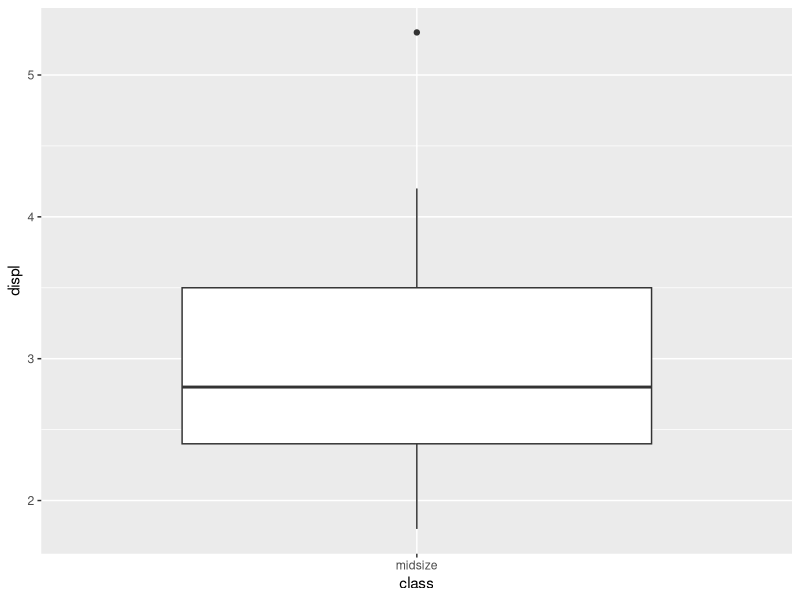
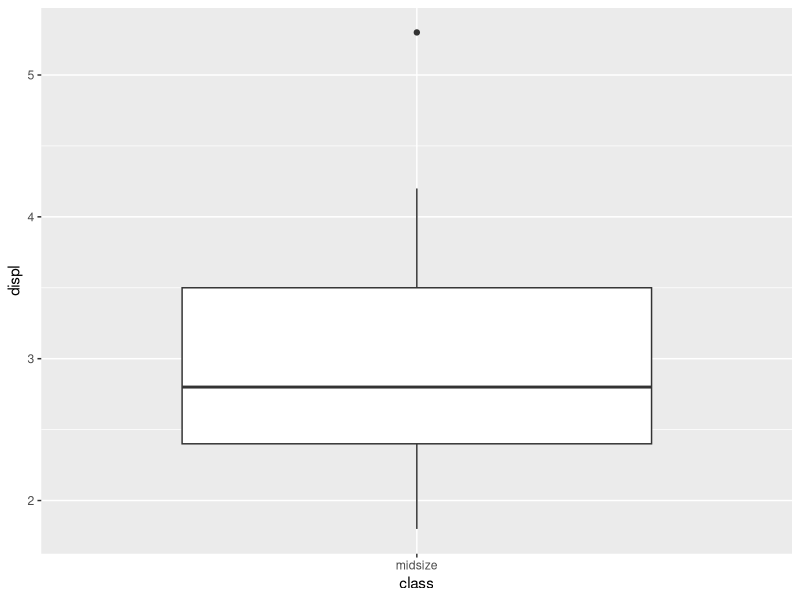
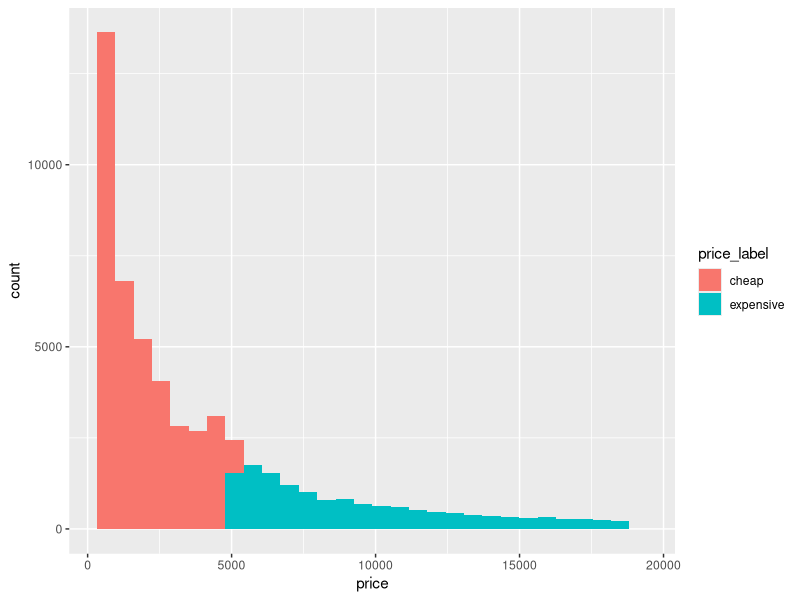
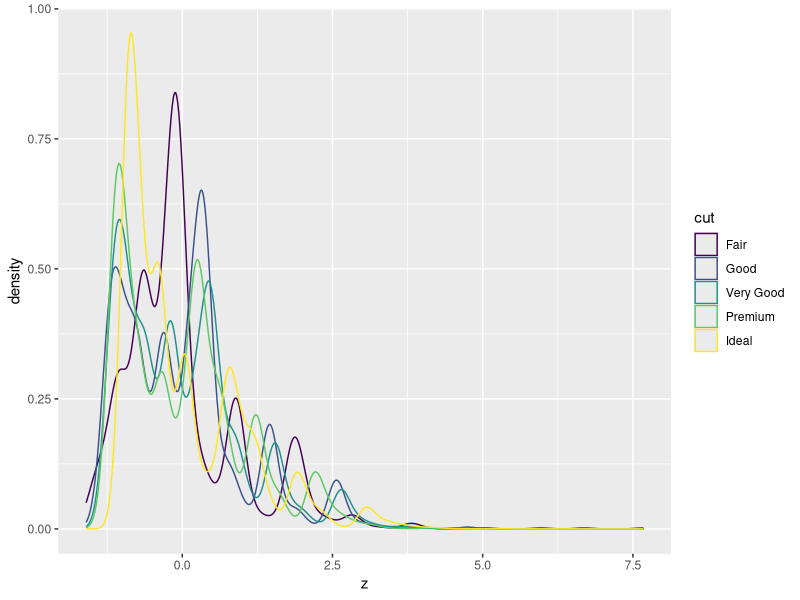

Recreate these plots in R, in order.
## ---- chunk 1
library(tidyverse)

mpg_df <- mpg

## ---- chunk 2
mpg_df %>% filter(year == 1999)
## ---- chunk 3
mpg_df %>% filter(year==1999) %>% dim()
## ---- chunk 4
mpg_df %>% filter(class=='midsize')
## ---- chunk 5
mpg_df %>% filter(year == 1999 & cty > 18)
## ---- chunk 6
mpg_df %>% filter(manufacturer=='chevrolet' | class=='suv')
## ---- chunk 7
mpg_df %>% filter( (manufacturer=='chevrolet' | class=='suv') & hwy < 20) 
## ---- chunk 8
mpg_df %>% filter(str_detect(model,'4wd')) 
## ---- chunk 9
mpg_df %>% filter(cyl %in% c(4,5,6))
## ---- chunk 10
mpg %>% filter(is.na(year))
## ---- chunk 11
mpg %>% filter( complete.cases(.) )
## ---- chunk 12
mpg %>% filter( !complete.cases(.) )
## ---- chunk 13
mpg_df %>% select(model, displ, hwy)
## ---- chunk 14
mpg_df %>% select(-model, -year)
## ---- chunk 15
mpg_df %>% select(1,5,11)
## ---- chunk 16
mpg_df %>% select(1,3, cty, hwy)
## ---- chunk 17
mpg_df %>% select(contains('y'))
## ---- chunk 18
mpg_df %>% select(starts_with('c'))
## ---- chunk 19
mpg_df %>% select( 2, 1, class, contains('y'))
## ---- chunk 20
mpg_df %>% select(class,displ,year,everything())
## ---- chunk 21
mpg_df %>% arrange(displ)
## ---- chunk 22
mpg_df %>% arrange(manufacturer, displ, cty )
## ---- chunk 23
mpg_df %>% arrange(desc(hwy))
## ---- chunk 24
mpg_df %>% filter(class=='midsize') %>% 
  select(class,manufacturer,displ,year) %>% 
  arrange(displ)
## ---- chunk 25
mpg_slim <- mpg_df %>% 
  filter(class=='midsize') %>% 
  select(class,manufacturer,displ,year) %>% 
  arrange(displ)

## ---- chunk 26
 mpg_df %>% 
  filter(class=='midsize') %>% 
  select(class,manufacturer,displ,year) %>% 
  arrange(displ) %>% 
  ggplot(aes(x=class,y=displ)) + geom_boxplot()
## ---- chunk 27

#first create smaller dataset
mpg_slim <- mpg_df %>% 
  filter(class=='midsize') %>% 
  select(class,manufacturer,displ,year) %>% 
  arrange(displ)

#then plot the distribution of engine volumes of 'midsize' cars
mpg_slim %>% ggplot(aes(x=class,y=displ)) + geom_boxplot()
## ---- chunk 28

diamond_df <- ggplot2::diamonds

## ---- chunk 29
diamond_df %>% select(-x, -y, -z) %>% mutate(AUD = price * 1.25)
## ---- chunk 30
diamond_df %>% select(-x,-y,-z) %>% mutate(ppc = price/carat) 
## ---- chunk 31
diamond_df %>% 
  select(-x,-y,-z) %>% 
  mutate(grams = 0.2 * carat) %>% 
  mutate(AUD = price * 1.25) %>% 
  mutate(aud_per_gram  = AUD/grams)
## ---- chunk 32
diamond_df %>% select(-x,-y,-z) %>% 
  mutate(price_label = ifelse(price > 5000, 'expensive', 'cheap'))
## ---- chunk 33
diamond_df %>% select(-x,-y,-z) %>% 
  mutate(price_label = ifelse(price > 5000,'expensive','cheap')) %>% 
  ggplot(aes(x=price, fill = price_label)) + 
  geom_histogram()

## ---- chunk 34
diamond_df %>% 
  select(clarity) %>% 
  mutate(clarity_group = case_when(clarity == 'IF' ~ 'flawless',
                                   str_detect(clarity, 'VVS') ~ 'VV_slight',
                                   str_detect(clarity, 'VS') ~ 'V_slight',
                                   str_detect(clarity, 'SI') ~ 'slight',
                                   clarity == 'I1' ~ 'impurity',
                                   TRUE ~ 'other'))

## ---- chunk 35

diamond_df %>% summarize(mean_price = mean(price))

## ---- chunk 36

diamond_df %>% summarize(mean_price = mean(price),
                         sd_price = sd(price),
                         min_price = min(price),
                         max_price = max(price))

## ---- chunk 37
diamond_df %>% summarize(mean_price = mean(price),
                         sd_price = sd(price),
                         min_price = min(price),
                         max_price = max(price),
                         n_rows = n())

## ---- chunk 38
diamond_df %>% str()
## ---- chunk 39
diamond_df %>% group_by(cut) %>% str()
## ---- chunk 40

diamond_df %>% group_by(clarity) %>% 
  summarize(mean_price = mean(price),
            sd_price = sd(price),
            min_price = min(price),
            max_price = max(price),
            n_rows = n())

## ---- chunk 41
diamond_df %>% 
  group_by(clarity, cut) %>% 
  summarize(mean_price = mean(price),
            sd_price = sd(price),
            min_price = min(price),
            max_price = max(price),
            n_rows = n())

## ---- chunk 42
diamond_df %>% select(-x,-y,-z) %>% 
  group_by(cut) %>% 
  mutate(cut_meanprice = mean(price))
## ---- chunk 43
diamond_df %>% select(-x,-y,-z) %>% 
  group_by(cut) %>% 
  mutate(cut_meanprice = mean(price)) %>% 
  mutate(price_diff    = price - cut_meanprice) 

## ---- chunk 44
diamond_df %>% count(cut)
## ---- chunk 45
diamond_df %>% count(cut,clarity)
## ---- chunk 46
diamond_df %>% sample_n(10)
## ---- chunk 47
diamond_df %>% group_by(cut) %>% sample_n(2)
## ---- chunk 48
diamond_df %>% group_by(clarity) %>% summarize(maxPrice = max(price))
## ---- chunk 49
diamond_df %>% group_by(cut) %>% summarize(sdWt = sd(carat)) 

## ---- chunk 50
weight_z <- diamond_df %>% group_by(cut) %>% 
  mutate(meanWt=mean(carat), 
         sdWt = sd(carat),
         z = (carat - meanWt)/sdWt) 
## ---- chunk 51
weight_z %>% ggplot(aes(x=z)) + geom_density(aes(col=cut))
